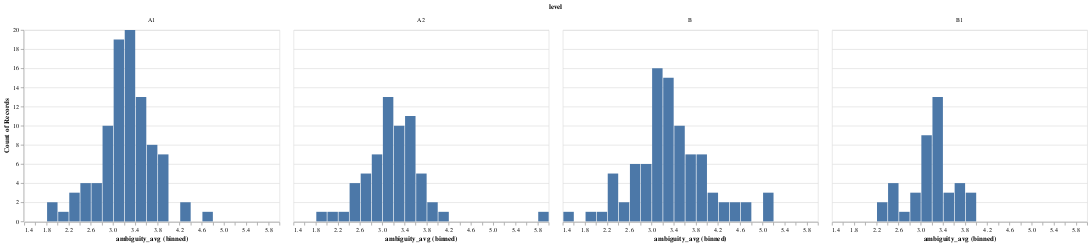

Notebook cell for this chart:
### Markdown cell above
### Plot Distributions

We plot the ambiguity distribution by text difficulty level.

### Code cell
level_amb_df = pd.DataFrame(level_degree_ambig)
level_amb_df.head()
alt.Chart(level_amb_df).mark_bar().encode(x = alt.X('ambiguity_avg', bin = alt.Bin(maxbins = 30)), y = 'count()').facet('level')

### Figure 1 — Vega-Lite specification as saved in the notebook (floating-point values rounded to 4 significant figures; data arrays with more than 128 entries replaced by an {"elided": "..."} marker saying what was removed)
{"$schema": "https://vega.github.io/schema/vega-lite/v4.8.1.json", "config": {"view": {"continuousHeight": 300, "continuousWidth": 400}}, "data": {"name": "data-9860b1dccebe32ea6338bd361bc55bdf"}, "datasets": {"data-9860b1dccebe32ea6338bd361bc55bdf": {"elided": "287 records"}}, "facet": {"field": "level", "type": "nominal"}, "spec": {"encoding": {"x": {"bin": {"maxbins": 30}, "field": "ambiguity_avg", "type": "quantitative"}, "y": {"aggregate": "count", "type": "quantitative"}}, "mark": "bar"}}
